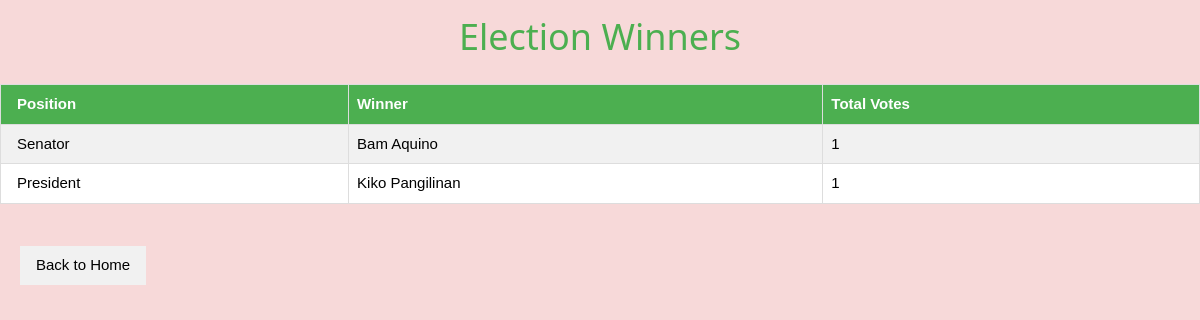
The page /winners on the database its author committed.
### tables this page shows
CREATE TABLE positions (
            posID INTEGER PRIMARY KEY AUTOINCREMENT,
            posName TEXT NOT NULL,
            numOfPositions INTEGER NOT NULL,
            posStat TEXT NOT NULL DEFAULT 'open'
        );

### app.py (the view)
@app.route("/winners")
def winners():
    conn = dbhelper.get_connection()
    data = conn.execute("""
        SELECT p.posName, c.candFName || ' ' || c.candMName || ' ' || c.candLName, MAX(c.votes)
        FROM candidates c JOIN positions p ON c.posID = p.posID GROUP BY c.posID ORDER BY MAX(c.votes) DESC
    """).fetchall()
    conn.close()
    return render_template("winners.html", winners=data)

### dbhelper.py (called while the page is built)
def get_connection():
    conn = sqlite3.connect(DB_NAME)
    return conn

### templates/winners.html (shortened to what this page needs)
<!DOCTYPE html>
<html>
<head>
    <link rel="stylesheet" href="/statics/index.css">
    <link rel="stylesheet" href="/statics/w3.css">
</head>
<body>
    <h1 class="w3-text-green">Election Winners</h1>
    <table class="w3-table-all w3-bordered w3-hoverable">
        <tr><th>Position</th><th>Winner</th><th>Total Votes</th></tr>
        {% for w in winners %}
        <tr>
            <td>{{ w[0] }}</td>
            <td>{{ w[1] }}</td>
            <td>{{ w[2] }}</td>
        </tr>
        {% endfor %}
    </table>
    <br><a href="/" class="w3-button w3-light-grey">Back to Home</a>
</body>
</html>

### statics/index.css (style rules this page uses)
body { font-family: Arial, sans-serif; background: #f7d9d9; margin: 0; padding: 0; }
h1, h2 { color: #333; text-align: center; margin-top: 20px; }
table { border-collapse: collapse; width: 80%; margin: 20px auto; background: #fff; }
th, td { border: 1px solid #ddd; padding: 8px 12px; }
th { background-color: #4CAF50; color: white; }
tr:nth-child(even) { background-color: #f2f2f2; }
a { color: #4CAF50; text-decoration: none; margin-left: 20px; }

### statics/w3.css (style rules this page uses)
html { box-sizing:border-box }
*,*:before,*:after { box-sizing:inherit }
html { -ms-text-size-adjust:100%;-webkit-text-size-adjust:100% }
body { margin:0 }
a { background-color:transparent }
html,body { font-family:Verdana,sans-serif;font-size:15px;line-height:1.5 }
html { overflow-x:hidden }
h1 { font-size:36px }
h1,h2,h3,h4,h5,h6 { font-family:"Segoe UI",Arial,sans-serif;font-weight:400;margin:10px 0 }
a { color:inherit }
.w3-table,.w3-table-all { border-collapse:collapse;border-spacing:0;width:100%;display:table }
.w3-table-all { border:1px solid #ccc }
.w3-bordered tr,.w3-table-all tr { border-bottom:1px solid #ddd }
.w3-table-all tr:nth-child(odd) { background-color:#fff }
.w3-table-all tr:nth-child(even) { background-color:#f1f1f1 }
.w3-table td,.w3-table th,.w3-table-all td,.w3-table-all th { padding:8px 8px;display:table-cell;text-align:left;vertical-align:top }
.w3-table th:first-child,.w3-table td:first-child,.w3-table-all th:first-child,.w3-table-all td:first-child { padding-left:16px }
.w3-btn,.w3-button { border:none;display:inline-block;padding:8px 16px;vertical-align:middle;overflow:hidden;text-decoration:none;color:inherit;background-color:inherit;text-align:center;cursor:pointer;white-space:nowrap }
.w3-btn,.w3-button { -webkit-touch-callout:none;-webkit-user-select:none;-khtml-user-select:none;-moz-user-select:none;-ms-user-select:none;user-select:none }
.w3-light-grey,.w3-hover-light-grey:hover,.w3-light-gray,.w3-hover-light-gray:hover { color:#000!important;background-color:#f1f1f1!important }
.w3-text-green,.w3-hover-text-green:hover { color:#4CAF50!important }

### rows shown on the page
positions: posName "Senator", w "Bam Aquino", w "1"
positions: posName "President", w "Kiko Pangilinan", w "1"
